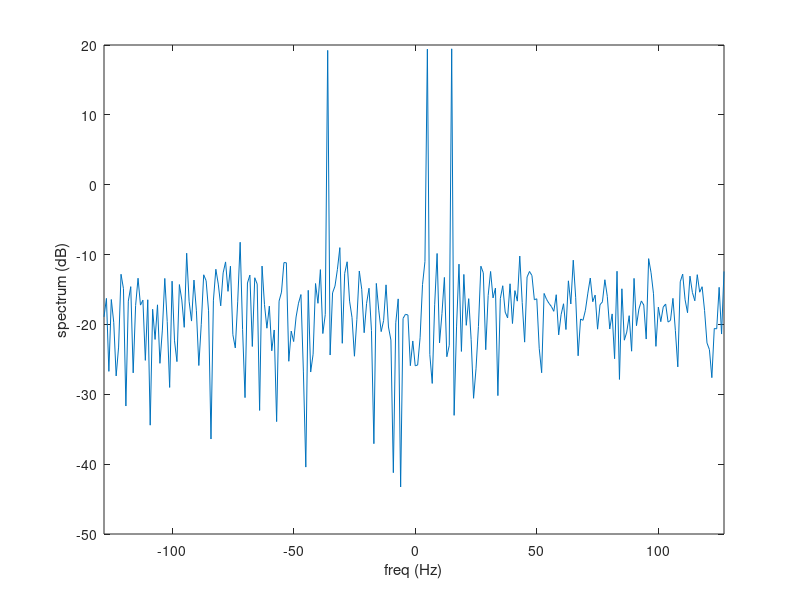

This chart was generated by the following MATLAB code: (Note: this script raises an error after producing the figure.)
%
% 1-dimensional Spectal Estimation via Atomic Norm
%
% Based on
%     Bhaskar, Badri Narayan, Gongguo Tang, and Benjamin Recht. "Atomic  
%     norm denoising with applications to line spectral estimation." 
%     IEEE Transactions on Signal Processing 61.23 (2013): 5987-5999.
%     https://arxiv.org/pdf/1204.0562
%
% Author: Mo Alloulah
% Date: 070220
%
%%

clear all
close all
clc

%% Synthesize a multi-tone signal

N = 256;

nn = [0:N-1].';
f = [-36 5 15];
s = sum(exp(1i*2*pi*f.*nn/N), 2)/sqrt(N*length(f));

% add Gaussian white noise - SNR [dB]
sigmaSnr_dB = 40;
s = s + 10^(-sigmaSnr_dB/20)*(randn(size(s)) + 1i*randn(size(s)))/sqrt(2);

% inspect Fourier spectrum
t_f = nn - N/2;
s_f = fftshift(fft(s));
figure();
plot( t_f, 20*log10( abs(s_f) ) )
xlim([t_f(1) t_f(end)])
xlabel('freq (Hz)')
ylabel('spectrum (dB)')

%% Atomic Norm

% regularizer is a function of SNR
tau = 10^(-sigmaSnr_dB/20)*(1 + 1/log(N))*sqrt( N*log(N)*4*pi*log(N) );

y = s;

% convex optimisation
cvx_begin sdp %quiet

variable x_est(N) complex
variable t
variable u(1,N) complex

Z = toeplitz(u);

H = [Z x_est;x_est' t];

minimize(sum_square_abs(y-x_est)/2 + (tau/2)*(real(trace(Z))/N + t))
subject to
H == hermitian_semidefinite(N+1)

cvx_end

% dual solution
z_hat = y - x_est;

%% Localise Frequencies

% discrete set of Atoms (Fourier)
A = zeros(N, N);
for f = -N/2:N/2-1
    A(:, 1+f+N/2) = exp(-1i*2*pi*f*[0:N-1].'/N); 
end
spectr_an = z_hat.'*A;

% should be also equivalent to FFT
spectr_fft = fftshift(fft(z_hat));
figure();
hold on
plot( t_f, 20*log10( abs(spectr_an) ) )
plot( t_f, 20*log10( abs(spectr_fft) ), '--' )
hold off
xlim([t_f(1) t_f(end)])
xlabel('freq (Hz)')
ylabel('spectrum (dB)')

%% Inspect regularisation as a function of SNR

snr_vect = [0:50];
tau_vect = 10.^(-snr_vect/20)*(1 + 1/log(N))*sqrt( N*log(N)*4*pi*log(N) );

figure();
plot( snr_vect, tau_vect )
xlim([snr_vect(1) snr_vect(end)])
xlabel('SNR (dB)')
ylabel('\tau')
